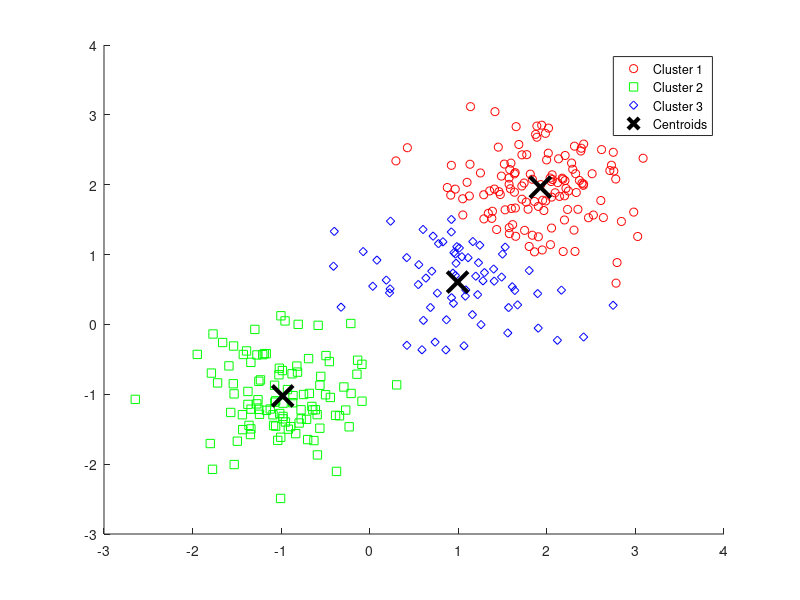

Reproduce this figure in MATLAB. (Note: this script raises an error after producing the figure.)
% Generate sample data
rng default;  % For reproducibility
X = [randn(100,2)*0.75+ones(100,2); randn(100,2)*0.5-ones(100,2); randn(100,2)*0.5+2*ones(100,2)];

% Implement K-means clustering
K = 3; % Number of clusters
[idx,C] = kmeans(X, K);

% Visualize the clustering
figure;
gscatter(X(:,1), X(:,2), idx,'rgb','osd');
hold on;
plot(C(:,1),C(:,2),'kx','MarkerSize',15,'LineWidth',3);
legend('Cluster 1','Cluster 2','Cluster 3','Centroids','Location','NW');
title 'K-means Clustering';

% Evaluate different number of clusters using the Elbow method
distortions = zeros(1, 10);
for k = 1:10
    [~,C] = kmeans(X, k);
    D = pdist2(X, C, 'squaredeuclidean');
    distortions(k) = sum(min(D,[],2));
end

rng default;  % For reproducibility
X = [randn(100,2)*0.75+ones(100,2); randn(100,2)*0.5-ones(100,2); randn(100,2)*0.5+2*ones(100,2)];

K_values = 3:5; % Different K values
silhouette_means = zeros(size(K_values));

% Loop through different K values
for i = 1:length(K_values)
    K = K_values(i);
    idx = kmeans(X, K);
    figure;
    silhouette(X,idx);
    title(sprintf('Silhouette for K = %d', K));

    % Compute and store the mean silhouette value
    silhouette_values = silhouette(X, idx);
    silhouette_means(i) = mean(silhouette_values);
end